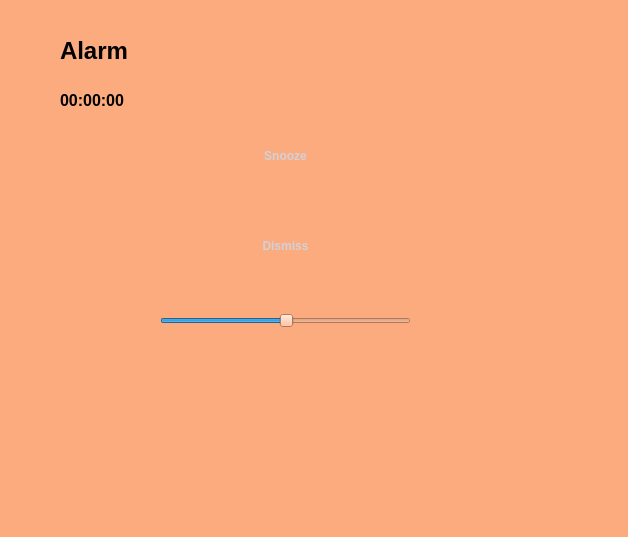
<?xml version="1.0" encoding="UTF-8"?>
<ui version="4.0">
 <class>ThirdWindow</class>
 <widget class="QDialog" name="ThirdWindow">
  <property name="geometry">
   <rect>
    <x>0</x>
    <y>0</y>
    <width>628</width>
    <height>537</height>
   </rect>
  </property>
  <property name="windowTitle">
   <string>Dialog</string>
  </property>
  <property name="styleSheet">
   <string notr="true">background-color: #FBAB7E;
background-image: linear-gradient(62deg, #FBAB7E 0%, #F7CE68 100%);
</string>
  </property>
  <widget class="QLabel" name="label">
   <property name="geometry">
    <rect>
     <x>60</x>
     <y>30</y>
     <width>111</width>
     <height>41</height>
    </rect>
   </property>
   <property name="font">
    <font>
     <pointsize>18</pointsize>
     <weight>75</weight>
     <bold>true</bold>
    </font>
   </property>
   <property name="text">
    <string>Alarm</string>
   </property>
  </widget>
  <widget class="QPushButton" name="pushButton">
   <property name="geometry">
    <rect>
     <x>210</x>
     <y>130</y>
     <width>151</width>
     <height>51</height>
    </rect>
   </property>
   <property name="cursor">
    <cursorShape>OpenHandCursor</cursorShape>
   </property>
   <property name="mouseTracking">
    <bool>false</bool>
   </property>
   <property name="styleSheet">
    <string notr="true">position: relative;
  display: inline-block;
  font-size: 90%;
  font-weight: 700;
  color: rgb(209,209,217);
  text-decoration: none;
  text-shadow: 0 -1px 2px rgba(0,0,0,.2);
  padding: .5em 1em;
  outline: none;
  border-radius: 3px;
  background: linear-gradient(rgb(110,112,120), rgb(81,81,86)) rgb(110,112,120);
  box-shadow:
   0 1px rgba(255,255,255,.2) inset,
   0 3px 5px rgba(0,1,6,.5),
   0 0 1px 1px rgba(0,1,6,.2);
  transition: .2s ease-in-out;</string>
   </property>
   <property name="text">
    <string>Snooze</string>
   </property>
  </widget>
  <widget class="QPushButton" name="pushButton_2">
   <property name="geometry">
    <rect>
     <x>210</x>
     <y>220</y>
     <width>151</width>
     <height>51</height>
    </rect>
   </property>
   <property name="styleSheet">
    <string notr="true">position: relative;
  display: inline-block;
  font-size: 90%;
  font-weight: 700;
  color: rgb(209,209,217);
  text-decoration: none;
  text-shadow: 0 -1px 2px rgba(0,0,0,.2);
  padding: .5em 1em;
  outline: none;
  border-radius: 3px;
  background: linear-gradient(rgb(110,112,120), rgb(81,81,86)) rgb(110,112,120);
  box-shadow:
   0 1px rgba(255,255,255,.2) inset,
   0 3px 5px rgba(0,1,6,.5),
   0 0 1px 1px rgba(0,1,6,.2);
  transition: .2s ease-in-out;</string>
   </property>
   <property name="text">
    <string>Dismiss</string>
   </property>
  </widget>
  <widget class="QLabel" name="label_2">
   <property name="geometry">
    <rect>
     <x>60</x>
     <y>70</y>
     <width>101</width>
     <height>61</height>
    </rect>
   </property>
   <property name="font">
    <font>
     <pointsize>12</pointsize>
     <weight>75</weight>
     <bold>true</bold>
    </font>
   </property>
   <property name="text">
    <string>00:00:00</string>
   </property>
  </widget>
  <widget class="QSlider" name="horizontalSlider">
   <property name="geometry">
    <rect>
     <x>160</x>
     <y>300</y>
     <width>251</width>
     <height>41</height>
    </rect>
   </property>
   <property name="value">
    <number>50</number>
   </property>
   <property name="orientation">
    <enum>Qt::Horizontal</enum>
   </property>
  </widget>
 </widget>
 <tabstops>
  <tabstop>pushButton_2</tabstop>
 </tabstops>
 <resources/>
 <connections/>
</ui>
